Frame 1 (no input): blank canvas, image omitted
Frame 60 (no input): blank canvas, image omitted
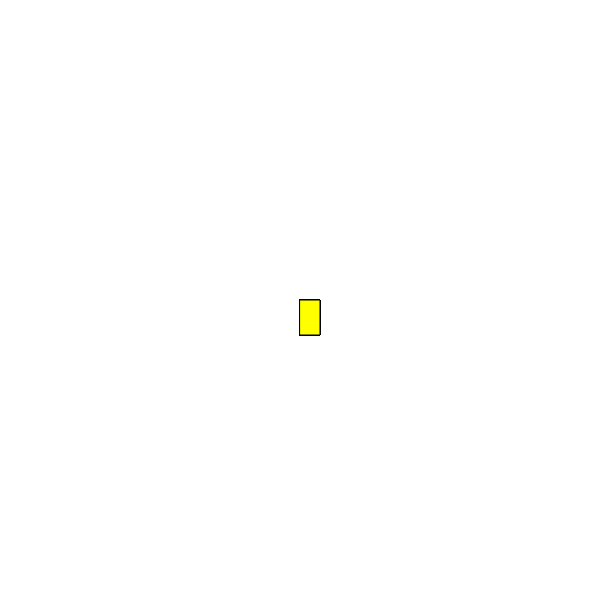
Frame 120 (the mouse pressed at the canvas centre since frame 60)

The p5.js sketch whose frames 1 and 60 were blank and that drew this single picture after the mouse press (run headless with seeded random() and noise() and a simulated clock; from frame 60 on, the mouse is pressed at the canvas centre):

// p5.js sketch
// ── sketch.js
function setup() {
    createCanvas(600, 600);
  }
  
  function draw() {
    
    stroke("black");
    fill("yellow");
    
    // console.log(mouseIsPressed);
    
    if(mouseIsPressed) {
      rect(mouseX, mouseY, 20, 35);
  
    }
  }
    
  
